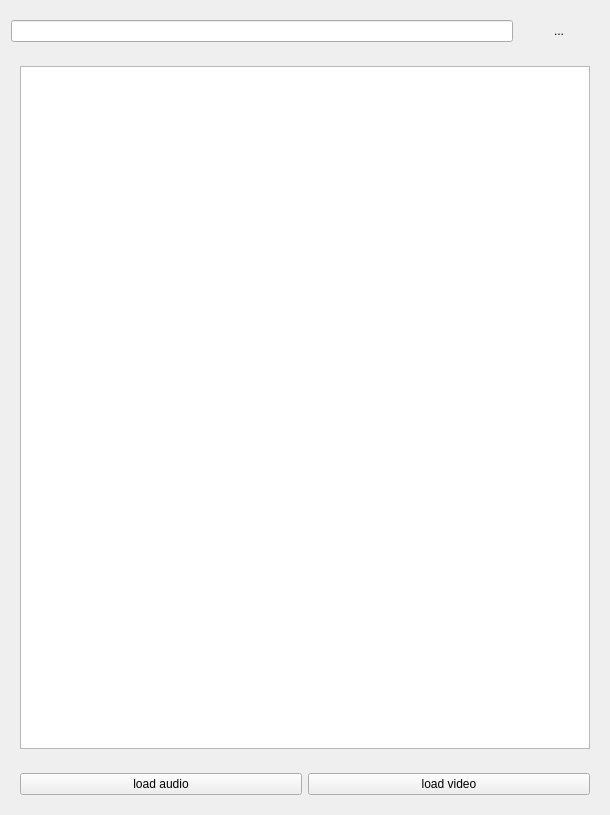
<?xml version="1.0" encoding="UTF-8"?>
<ui version="4.0">
 <class>Dialog</class>
 <widget class="QDialog" name="Dialog">
  <property name="geometry">
   <rect>
    <x>0</x>
    <y>0</y>
    <width>610</width>
    <height>815</height>
   </rect>
  </property>
  <property name="windowTitle">
   <string>Youtube Download</string>
  </property>
  <layout class="QVBoxLayout" name="verticalLayout">
   <item>
    <widget class="QWidget" name="widget_2" native="true">
     <layout class="QHBoxLayout" name="horizontalLayout_2">
      <property name="leftMargin">
       <number>0</number>
      </property>
      <property name="rightMargin">
       <number>0</number>
      </property>
      <item>
       <widget class="QLineEdit" name="searchPatternEdit"/>
      </item>
      <item>
       <widget class="QPushButton" name="searchButton">
        <property name="text">
         <string>...</string>
        </property>
        <property name="icon">
         <iconset theme="Search">
          <normaloff>.</normaloff>.</iconset>
        </property>
        <property name="flat">
         <bool>true</bool>
        </property>
       </widget>
      </item>
     </layout>
    </widget>
   </item>
   <item>
    <widget class="QWidget" name="widget_3" native="true">
     <property name="sizePolicy">
      <sizepolicy hsizetype="Expanding" vsizetype="Preferred">
       <horstretch>0</horstretch>
       <verstretch>0</verstretch>
      </sizepolicy>
     </property>
     <layout class="QHBoxLayout" name="horizontalLayout_3">
      <item>
       <widget class="QListWidget" name="searchResultList">
        <property name="sizePolicy">
         <sizepolicy hsizetype="MinimumExpanding" vsizetype="Expanding">
          <horstretch>0</horstretch>
          <verstretch>0</verstretch>
         </sizepolicy>
        </property>
        <property name="font">
         <font>
          <family>Nimbus Mono L</family>
         </font>
        </property>
        <property name="editTriggers">
         <set>QAbstractItemView::NoEditTriggers</set>
        </property>
        <property name="showDropIndicator" stdset="0">
         <bool>true</bool>
        </property>
        <property name="selectionMode">
         <enum>QAbstractItemView::ExtendedSelection</enum>
        </property>
        <property name="resizeMode">
         <enum>QListView::Adjust</enum>
        </property>
        <property name="viewMode">
         <enum>QListView::ListMode</enum>
        </property>
        <property name="selectionRectVisible">
         <bool>true</bool>
        </property>
       </widget>
      </item>
     </layout>
    </widget>
   </item>
   <item>
    <widget class="QWidget" name="widget" native="true">
     <layout class="QHBoxLayout" name="horizontalLayout">
      <item>
       <widget class="QPushButton" name="loadAudioButton">
        <property name="text">
         <string>load audio</string>
        </property>
       </widget>
      </item>
      <item>
       <widget class="QPushButton" name="loadVideoButton">
        <property name="text">
         <string>load video</string>
        </property>
       </widget>
      </item>
     </layout>
    </widget>
   </item>
  </layout>
 </widget>
 <resources/>
 <connections/>
</ui>
